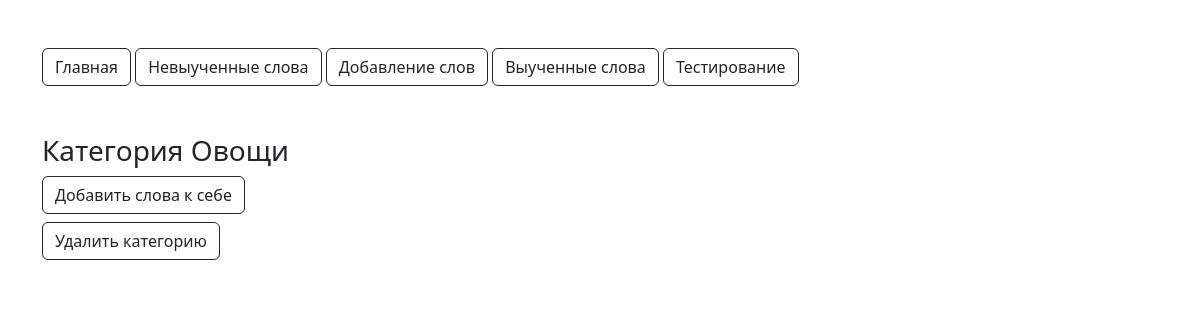
/pages/category.php?category=Овощи (signed in), run on an earlier commit of the app's database.
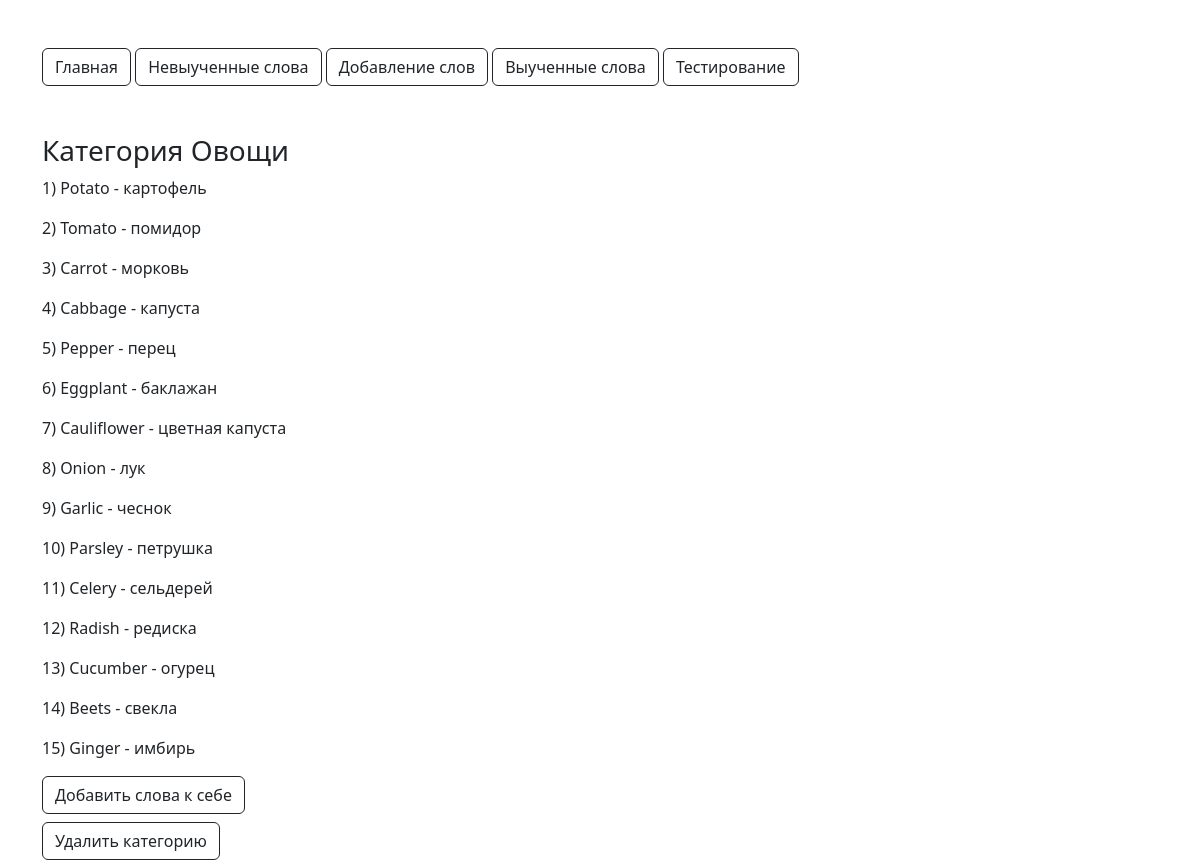
And on a later commit of the database.
### tables this page shows
CREATE TABLE `categories_words` (
  `id` int NOT NULL,
  `category` varchar(40) NOT NULL,
  `word` text NOT NULL,
  `translate` text NOT NULL
);

### pages/category.php (the view, shortened to what this page needs)
<!doctype html>
<html lang="en">
<head>
</head>
<body>
    <?php
        require_once "../components/header.php";
    $category = $_GET['category'];
    $words = mysqli_fetch_all(mysqli_query($connect, "SELECT * FROM `categories_words` WHERE `category` = '$category'")); ?>
    <h3><?="Категория " . $category?></h3>
    <?php
       for ($i = 0; $i < count($words); $i++) { ?>
           <p><?= $i + 1 . ") " . $words[$i][2] . " -  " . $words[$i][3]?></p>
       <?php
       }
    ?>
    <form id="add-category-form">
        <button type="submit" class="btn btn-outline-dark mt-2, mb-2">Добавить слова к себе</button>
    </form>
    <?php
    if ($_SESSION["admin"]) { ?>
    <form action="../scripts/php/delete_words_category.php" method="post">
        <button type="submit" class="btn btn-outline-dark mt-2, mb-2">Удалить категорию</button>
    </form>
    <?php
    }
    ?>
</body>
</html>

What changed in the data, as far as the page shows it:
added categories_words: word "Potato", translate "картофель"
added categories_words: word "Tomato", translate "помидор"
added categories_words: word "Carrot", translate "морковь"
added categories_words: word "Cabbage", translate "капуста"
added categories_words: word "Pepper", translate "перец"
added categories_words: word "Eggplant", translate "баклажан"
added categories_words: word "Cauliflower", translate "цветная капуста"
added categories_words: word "Onion", translate "лук"
added categories_words: word "Garlic", translate "чеснок"
added categories_words: word "Parsley", translate "петрушка"
added categories_words: word "Celery", translate "сельдерей"
added categories_words: word "Radish", translate "редиска"
added categories_words: word "Cucumber", translate "огурец"
added categories_words: word "Beets", translate "свекла"
added categories_words: word "Ginger", translate "имбирь"
